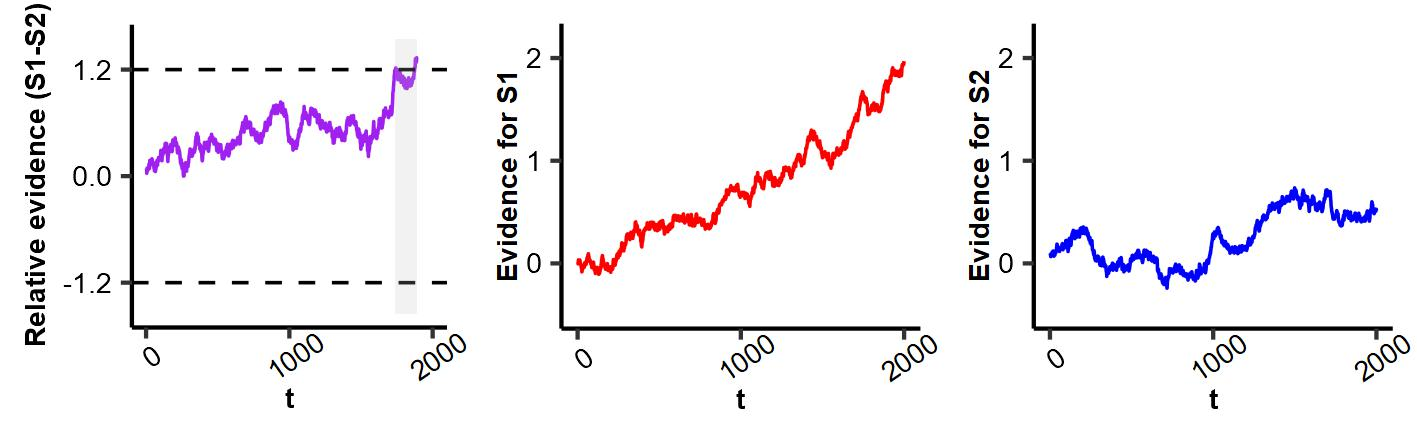

Here is the R script that generated this plot:
library(magrittr)
library(dplyr)
library(ggplot2)
library(cowplot)
library(ggsci)

source("theme_publication.R")
theme_set(theme_publication()) 


#'# simulation
mu_dr_tar <- 0.0009
mu_dr_dis <- 0.0006
sigma_dr <-  0.00002
sigma_ev <-  0.015
alpha_sp <-  0.1
tau_nd <-    0.3
theta_vrm <- 2.0
theta_ddm <- 1.2
sample <- 3201

dr <- cbind(rnorm(1, mu_dr_tar, sigma_dr),
            rnorm(1, mu_dr_dis, sigma_dr))
a_1 <- runif(1, -alpha_sp, alpha_sp)
a_2 <- runif(1, -alpha_sp, alpha_sp)

accum <- matrix(0, nrow = sample + 1, ncol = 2)
accum[, 1] <- c(a_1, rep(dr[1, 1], sample))
accum[, 2] <- c(a_2, rep(dr[1, 2], sample))
accum[-1, 1] <- accum[-1, 1] + rnorm(sample, 0, sigma_ev)
accum[-1, 2] <- accum[-1, 2] + rnorm(sample, 0, sigma_ev)
accum <- matrixStats::colCumsums(accum)
be <- matrixStats::rowOrderStats(-accum, which = 2) - matrixStats::rowOrderStats(-accum, which = 1)
accum <- as.data.frame(accum)
accum$be <- be
accum <- mutate(accum, t = row_number())
colnames(accum) <- c("E1", "E2", "BE", "t")

rt_vrm <- which(pmax(accum$E1, accum$E2) > theta_vrm)[1]
rt_vrm
rt_ddm <- which(accum$BE > theta_ddm)[1]
rt_ddm
accum[rt_vrm, ]
accum[rt_ddm, ]


#'# visualization
accum[(rt_vrm + 1):nrow(accum), c("E1", "E2")] <- NA
accum[(rt_ddm + 150):nrow(accum), "BE"] <- NA

g1 <- ggplot(accum[1:2000, ]) + 
  geom_line(aes(x = t, y = E1), color = "red", size = 0.3) + ylab("Evidence for S1") +
# geom_hline(yintercept = 2, linetype = "dashed", size = 0.3) +
  scale_x_continuous(breaks = c(0, 1000, 2000)) + ylim(-0.5, 2.2) + 
  theme(axis.title.x = element_text(size = 5, margin = margin(t = -2, unit = "pt")),
        axis.title.y = element_text(size = 5),
        axis.text.x = element_text(angle = 35),
        panel.grid.major = element_blank(), 
        panel.grid.minor = element_blank(),
        plot.margin = margin(3.1, 3.1, 3.1, 3.1, unit = "pt"))

g2 <- ggplot(accum[1:2000, ]) + 
  geom_line(aes(x = t, y = E2), color = "blue", size = 0.3) + ylab("Evidence for S2") +
# geom_hline(yintercept = 2, linetype = "dashed", size = 0.3) +
  scale_x_continuous(breaks = c(0, 1000, 2000)) + ylim(-0.5, 2.2) + labs(color = NULL) +
  theme(axis.title.x = element_text(size = 5, margin = margin(t = -2, unit = "pt")),
        axis.title.y = element_text(size = 5),
        axis.text.x = element_text(angle = 35),
        panel.grid.major = element_blank(), 
        panel.grid.minor = element_blank(),
        plot.margin = margin(3.1, 3.1, 3.1, 3.1, unit = "pt"))

g3 <- ggplot(accum[1:2000, ]) + 
  geom_line(aes(x = t, y = BE), color = "purple", size = 0.3) + ylab("Relative evidence (S1-S2)") +
  geom_hline(yintercept =  1.2, linetype = "dashed", size = 0.3) +
  geom_hline(yintercept = -1.2, linetype = "dashed", size = 0.3) +
  annotate("rect", xmin = rt_ddm, xmax = rt_ddm + 150, ymin = -1.55, ymax = 1.55, alpha = 0.2, fill = "grey") +
  scale_x_continuous(breaks = c(0, 1000, 2000)) + 
  scale_y_continuous(breaks = c(-1.2, 0, 1.2), lim = c(-1.55, 1.55)) + labs(color = NULL) +
  theme(axis.title.x = element_text(size = 5, margin = margin(t = -2, unit = "pt")),
        axis.title.y = element_text(size = 5),
        axis.text.x = element_text(angle = 35),
        panel.grid.major = element_blank(), 
        panel.grid.minor = element_blank(),
        plot.margin = margin(3.3, 3.3, 3.3, 3.3, unit = "pt"))
g3

figure_a1 <- plot_grid(g3, g1, g2, ncol = 3, scale = 0.97)
figure_a1
sjPlot::save_plot("Figure_a1.jpg", figure_a1, width = 9, height = 2.75, dpi = 400)
# write.csv(accum, "figure_a1.csv")
